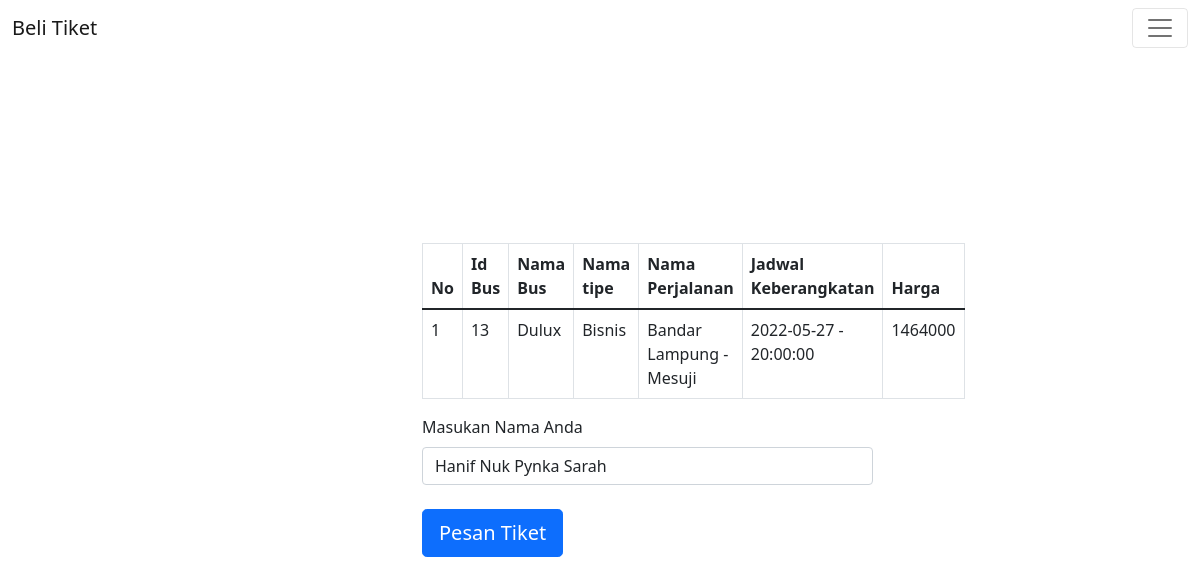
The page /sipetik/sipetik_pelanggan/isi_data_tiket_bus.php?id=13 (signed in) on the database its author committed.
### tables this page shows
CREATE TABLE `bus` (
  `id_bus` int(100) NOT NULL,
  `nama_bus` varchar(1000) NOT NULL,
  `id_tipe` int(11) NOT NULL,
  `id_supir` int(11) NOT NULL,
  `id_perjalanan` int(11) NOT NULL,
  `id_jadwal` int(11) NOT NULL
);

CREATE TABLE `tipe_bus` (
  `id_tipe` int(11) NOT NULL,
  `nama_tipe` varchar(100) NOT NULL,
  `harga` int(11) NOT NULL
);

CREATE TABLE `perjalanan` (
  `id_perjalanan` int(11) NOT NULL,
  `kota_awal` varchar(1000) NOT NULL,
  `kota_akhir` varchar(1000) NOT NULL,
  `total_km` int(11) NOT NULL
);

CREATE TABLE `jadwal` (
  `id_jadwal` int(11) NOT NULL,
  `tanggal` date NOT NULL,
  `jam` time NOT NULL
);

CREATE TABLE `akun_user` (
  `id_akun` int(11) NOT NULL,
  `username` varchar(1000) NOT NULL,
  `password` varchar(1000) NOT NULL,
  `id_pelanggan` int(11) NOT NULL,
  `email` varchar(1000) NOT NULL
);

CREATE TABLE `pelanggan` (
  `id_pelanggan` int(11) NOT NULL,
  `nama_pelanggan` varchar(1000) NOT NULL,
  `nomor_hp_pelanggan` varchar(20) NOT NULL,
  `id_akun` int(11) NOT NULL
);

### sipetik/sipetik_pelanggan/isi_data_tiket_bus.php (the view, shortened to what this page needs)
<?php
$akun =  $_SESSION['login'];
require 'function.php';
$id=$_GET["id"];
$data_bus = mysqli_query($conn,"SELECT * FROM bus, tipe_bus,perjalanan,jadwal where bus.id_tipe = tipe_bus.id_tipe AND bus.id_perjalanan = perjalanan.id_perjalanan AND bus.id_jadwal = jadwal.id_jadwal AND bus.id_bus = $id");
$data_user = mysqli_query($conn, "SELECT * FROM akun_user, pelanggan WHERE akun_user.id_pelanggan = pelanggan.id_pelanggan AND pelanggan.id_akun = akun_user.id_akun AND akun_user.id_akun = '$akun'");
?>
<!DOCTYPE html>
<html lang="en">
    <head>
        <link href="https://cdn.jsdelivr.net/npm/bootstrap@5.1.3/dist/css/bootstrap.min.css" rel="stylesheet">
        <link rel="stylesheet" href="edit.css">
      </head>
      <body>
<body>
    <nav class="navbar navbar-light fixed-top">
      <div class="container-fluid">
        <a class="navbar-brand" href="#">Beli Tiket</a>
        <button class="navbar-toggler" type="button" data-bs-toggle="offcanvas" data-bs-target="#offcanvasNavbar" aria-controls="offcanvasNavbar">
          <span class="navbar-toggler-icon"></span>
        </button>
      </div>
    </nav>
    <section class="vh-100">
        <div class="container py-5 h-100">
          <div class="row d-flex align-items-center justify-content-center h-100">
            <div class="col-md-7 col-lg-5 col-xl-5 offset-xl-1">
            <table class="table table-bordered" id="dataTable" width="100%" cellspacing="0">
                <thead>
                    <tr>
                        <th>No </th>
                        <th>Id Bus</th>
                        <th>Nama Bus</th>
                        <th>Nama tipe</th>
                        <th>Nama Perjalanan</th>
                        <th>Jadwal Keberangkatan</th>
                        <th>Harga</th>
                    </tr>
                </thead>
                <tbody>
                    <?php
                    $no = 1;
                    foreach ($data_bus as $ambil) : ?>
                        <tr>
                            <td>
                                <?= $no++; ?>
                            </td>
                            <td>
                                <?= $ambil['id_bus'] ?>
                            </td>
                            <td>
                                <?= $ambil['nama_bus'] ?>
                            </td>
                            <td>
                                <?= $ambil['nama_tipe'] ?>
                            </td>
                            <td>
                                <?= $ambil['kota_awal'] ?>
                                <?php echo " - " ?>
                                <?= $ambil['kota_akhir'] ?>
                            </td>
                            <td>
                                <?= $ambil['tanggal'] ?>
                                <?php echo " - " ?>
                                <?= $ambil['jam'] ?>
                            </td>
                            <td>
                                <?php $harga1 = $ambil['harga']; ?>
                                <?php $harga2 = $ambil['total_km']; ?>
                                <?php $total = $harga1*$harga2; ?>
                                <?php echo  $total ;?>
                            </td>
                        </tr>
                        <?php endforeach; ?>
                </tbody>
            </table>
            <?php
            foreach ($data_user as $ambil_user) :
              $a = $ambil_user["nama_pelanggan"];
           endforeach;
            ?>
            <form action="" method="POST">
                <div class="form-outline mb-4">
                <label class="form-label" for="nama" > Masukan Nama Anda</label>
                <input name="nama" id="nama" type="text" value="<?= $a ?>" class="form-control">
                </div>
                <button name="pesan" id="pesan" type="submit" class="btn btn-primary btn-lg btn-block">Pesan Tiket</button>
              </form>
            </div>
          </div>
        </div>
      </section>
</body>
</html>

### rows shown on the page
bus: id_bus "13", nama_bus "Dulux", id_tipe.nama_tipe "Bisnis", id_perjalanan.kota_awal "Bandar Lampung", id_perjalanan.kota_akhir "Mesuji", id_jadwal.tanggal "2022-05-27", id_jadwal.jam "20:00:00", id_tipe.total_km "1464000"
akun_user: nama "Hanif Nuk Pynka Sarah"
